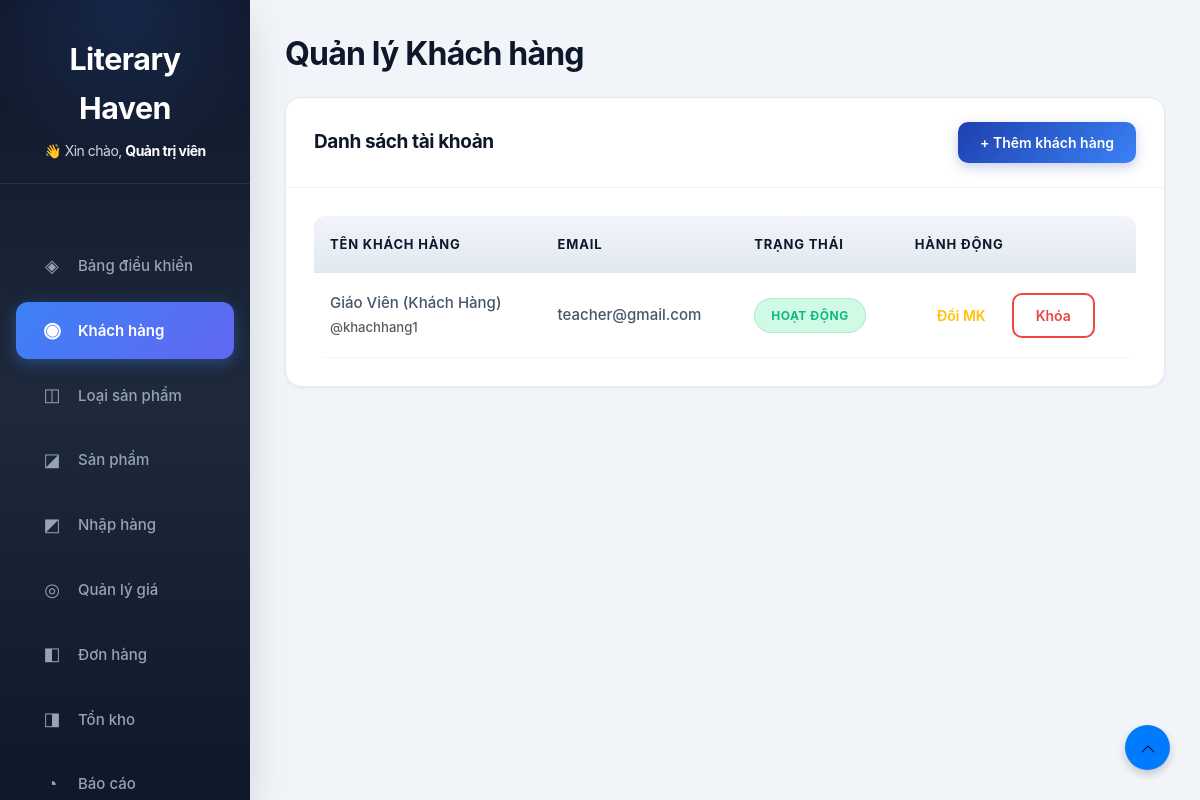
The page /admin/users.php (signed in) on the database its author committed.
### tables this page shows
CREATE TABLE users (
  id INT AUTO_INCREMENT PRIMARY KEY,
  status VARCHAR(20) DEFAULT 'active',
  fullName VARCHAR(255),
  username VARCHAR(100),
  password VARCHAR(255),
  email VARCHAR(255),
  phone VARCHAR(20),
  address VARCHAR(255),
  role VARCHAR(20) DEFAULT 'user',
  createdAt DATETIME DEFAULT CURRENT_TIMESTAMP
);

### admin/users.php (the view, shortened to what this page needs)
<?php
require_once __DIR__ . '/../api/db.php';
$users = [];
$res = $conn->query("SELECT * FROM users WHERE role = 'user' ORDER BY id DESC");
if ($res) {
  while ($row = $res->fetch_assoc()) {
    $users[] = $row;
  }
}
?>
<!DOCTYPE html>
<html lang="vi">
<head>
  <link rel="stylesheet" href="../bootstrap-5.3.2-dist/css/bootstrap.min.css">
  <link rel="stylesheet" href="../assets/css/admin_style.css">
</head>
<body>
  <?php include 'admin_sidebar.php'; ?>
  <main class="main-content">
    <div class="page-content p-4">
      <h1 class="mb-4">Quản lý Khách hàng</h1>
      <div class="card">
        <div class="card-header d-flex justify-content-between align-items-center">
          <h3 class="h5 mb-0">Danh sách tài khoản</h3>
          <button class="btn btn-primary btn-sm" data-bs-toggle="modal" data-bs-target="#addUserModal">
            + Thêm khách hàng
          </button>
        </div>
        <div class="card-body">
          <div class="table-responsive">
            <table class="table table-hover">
              <thead>
                <tr>
                  <th>Tên khách hàng</th>
                  <th>Email</th>
                  <th>Trạng thái</th>
                  <th>Hành động</th>
                </tr>
              </thead>
              <tbody>
                <?php if (empty($users)): ?>
                  <tr>
                    <td colspan="4" class="text-center">Chưa có khách hàng nào đăng ký</td>
                  </tr>
                <?php else: ?>
                  <?php foreach ($users as $u): ?>
                    <?php
                    $isActive = ($u['status'] === 'active');
                    $statusClass = $isActive ? "delivered" : "pending";
                    $statusText = $isActive ? "Hoạt động" : "Đã khóa";
                    ?>
                    <tr>
                      <td><?= htmlspecialchars($u['fullName'] ?: '(Chưa cập nhật)') ?>
                        <br><small class="text-muted">@<?= htmlspecialchars($u['username']) ?></small>
                      </td>
                      <td><?= htmlspecialchars($u['email']) ?></td>
                      <td><span class="status <?= $statusClass ?>"><?= $statusText ?></span></td>
                      <td>
                        <button class="btn btn-sm btn-outline-warning" onclick="promptResetPassword(<?= $u['id'] ?>)">Đổi MK</button>
                        <form method="POST" action="users.php" style="display:inline-block; margin:0;">
                          <?php if ($isActive): ?>
                            <button type="submit" class="btn btn-sm btn-outline-danger">Khóa</button>
                          <?php else: ?>
                            <button type="submit" class="btn btn-sm btn-outline-success">Mở khóa</button>
                          <?php endif; ?>
                        </form>
                      </td>
                    </tr>
                  <?php endforeach; ?>
                <?php endif; ?>
              </tbody>
            </table>
          </div>
        </div>
      </div>
    </div>
  </main>
  <a href="#" class="back-to-top" title="Lên đầu trang">
    <i class="bi bi-chevron-up">
      <img class="go-up" src="../images/muiten.svg" alt="Về trang chủ" />
    </i>
  </a>
</body>
</html>

### admin/admin_sidebar.php (shortened to what this page needs)
<?php
$currentPage = basename($_SERVER['PHP_SELF']);
require_once __DIR__ . '/../api/db.php';
$adminName = 'Quản trị viên';
if (isset($_SESSION['admin_id'])) {
    $adminId = (int)$_SESSION['admin_id'];
    $stmt = $conn->prepare("SELECT fullName, username FROM users WHERE id = ?");
    $stmt->bind_param("i", $adminId);
    $stmt->execute();
    $result = $stmt->get_result();
    if ($row = $result->fetch_assoc()) {
        $adminName = !empty($row['fullName']) ? $row['fullName'] : $row['username'];
    }
}
?>
<aside class="sidebar d-flex flex-column vh-100">
    <div class="sidebar-header" style="padding-bottom: 20px;">
        Literary Haven
        <div style="font-size: 14px; font-weight: 400; margin-top: 8px; color: #cfd8dc; text-transform: none;">
            👋 Xin chào, <span style="color: #fff; font-weight: bold;"><?= htmlspecialchars($adminName, ENT_QUOTES, 'UTF-8') ?></span>
        </div>
    </div>
    <ul class="nav nav-pills flex-column mb-auto">
        <li class="nav-item">
            <a href="dashboard.php" class="nav-link <?= ($currentPage == 'dashboard.php') ? 'active' : '' ?>">
                <span class="nav-icon">◈</span>
                <span>Bảng điều khiển</span>
            </a>
        </li>
        <li class="nav-item">
            <a href="users.php" class="nav-link <?= ($currentPage == 'users.php') ? 'active' : '' ?>">
                <span class="nav-icon">◉</span>
                <span>Khách hàng</span>
            </a>
        </li>
        <li class="nav-item">
            <a href="categories.php" class="nav-link <?= ($currentPage == 'categories.php') ? 'active' : '' ?>">
                <span class="nav-icon">◫</span>
                <span>Loại sản phẩm</span>
            </a>
        </li>
        <li class="nav-item">
            <a href="products.php" class="nav-link <?= ($currentPage == 'products.php') ? 'active' : '' ?>">
                <span class="nav-icon">◪</span>
                <span>Sản phẩm</span>
            </a>
        </li>
        <li class="nav-item">
            <a href="purchase-orders.php" class="nav-link <?= ($currentPage == 'purchase-orders.php') ? 'active' : '' ?>">
                <span class="nav-icon">◩</span>
                <span>Nhập hàng</span>
            </a>
        </li>
        <li class="nav-item">
            <a href="pricing.php" class="nav-link <?= ($currentPage == 'pricing.php') ? 'active' : '' ?>">
                <span class="nav-icon">◎</span>
                <span>Quản lý giá</span>
            </a>
        </li>
        <li class="nav-item">
            <a href="orders.php" class="nav-link <?= ($currentPage == 'orders.php') ? 'active' : '' ?>">
                <span class="nav-icon">◧</span>
                <span>Đơn hàng</span>
            </a>
        </li>
        <li class="nav-item">
            <a href="inventory.php" class="nav-link <?= ($currentPage == 'inventory.php') ? 'active' : '' ?>">
                <span class="nav-icon">◨</span>
                <span>Tồn kho</span>
            </a>
        </li>
        <li class="nav-item">
            <a href="reports.php" class="nav-link <?= ($currentPage == 'reports.php') ? 'active' : '' ?>">
                <span class="nav-icon">◔</span>
                <span>Báo cáo</span>
            </a>
        </li>
    </ul>
</aside>

### admin/users.php (style rules this page uses)
@media (min-width: 769px) { body { display: flex !important; flex-direction: row !important; overflow-x: hidden; } }
@media (min-width: 769px) { .sidebar { width: 250px !important; height: 100vh !important; display: flex !important; } }
@media (min-width: 769px) { .main-content { width: 100%; } }

### admin/admin_sidebar.php (style rules this page uses)
.sidebar-header::after { display: none !important; content: "" !important; }

### rows shown on the page
users: fullName "Quản trị viên"
users: fullName "Giáo Viên (Khách Hàng)", username "khachhang1", email "teacher@gmail.com", status "HOẠT ĐỘNG", shows "Khóa"
